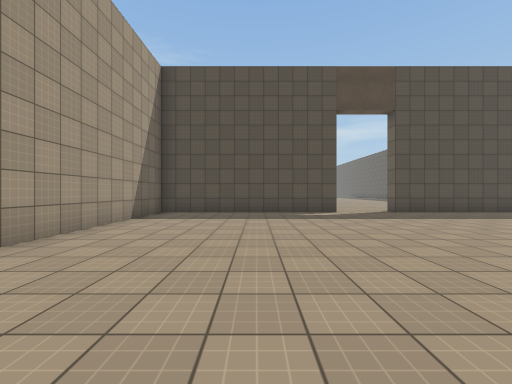
View 1 (above)

23 first-person views from a walk through a scene from a Unity 3-D project. The camera is 1.4 m above the floor, looks level and sees 90° across. The floor is counted in squares, 2 m on a side. Each view is taken from the middle of a square. On the plan, view 1 faces up. The plan holds only what a view shows up to about 9 squares ahead; the rest is blank. The player is left out. Surface patterns are stand-ins for the level's own textures.

View 2
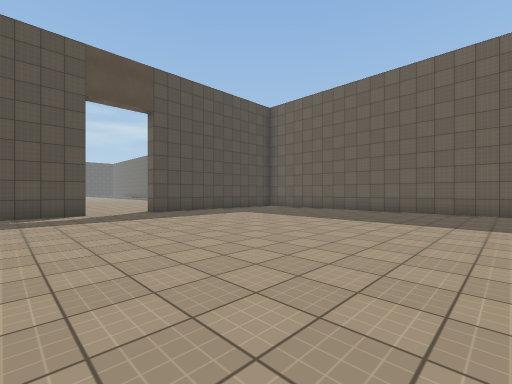

View 3
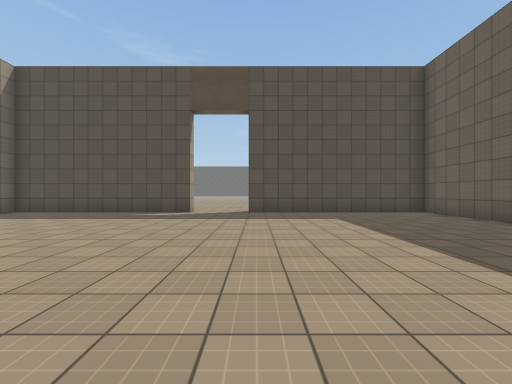

View 4
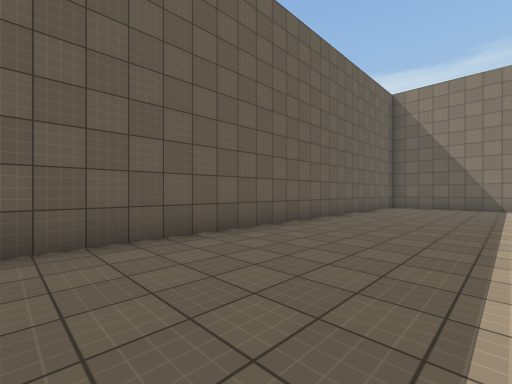

View 5
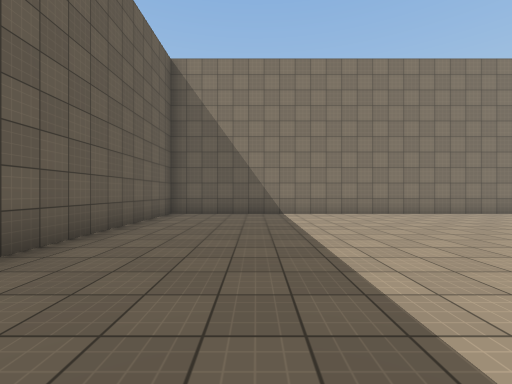

View 6
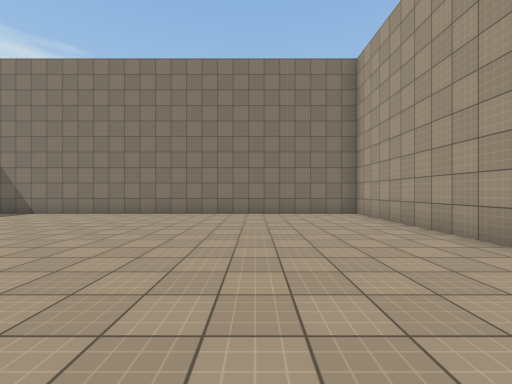

View 7
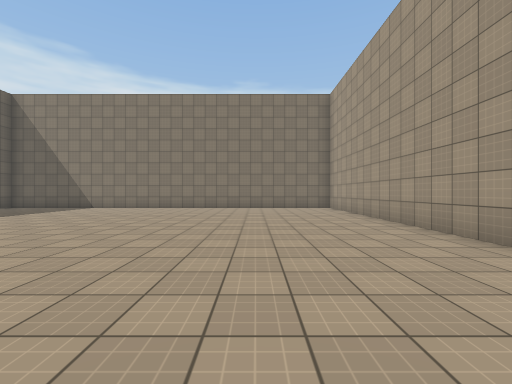

View 8
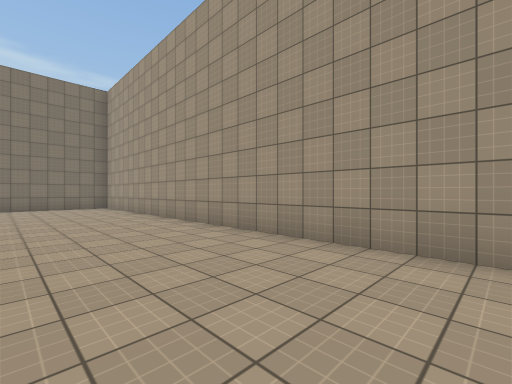

View 9
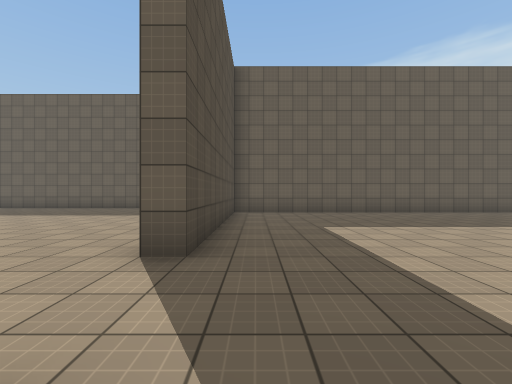

View 10
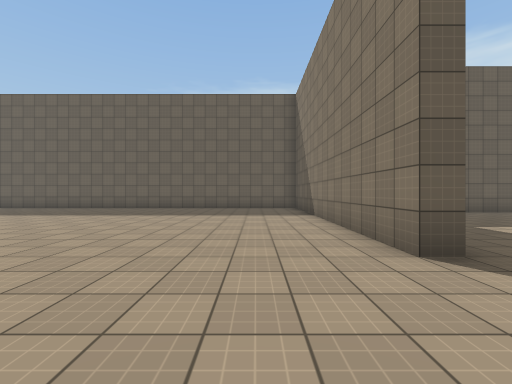

View 11
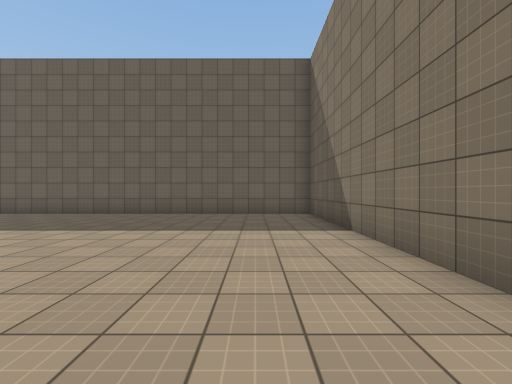

View 12
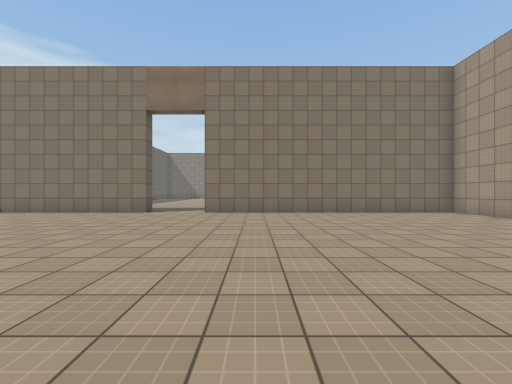

View 13
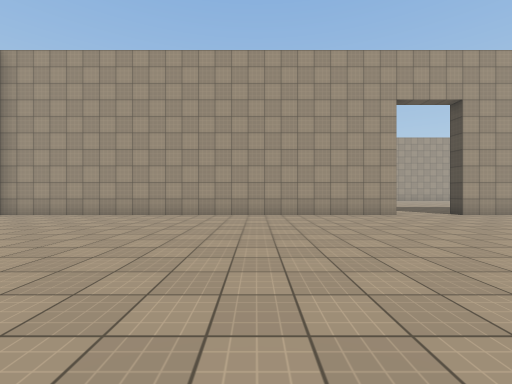

View 14
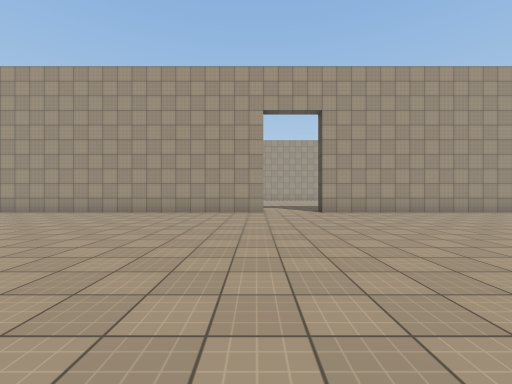

View 15
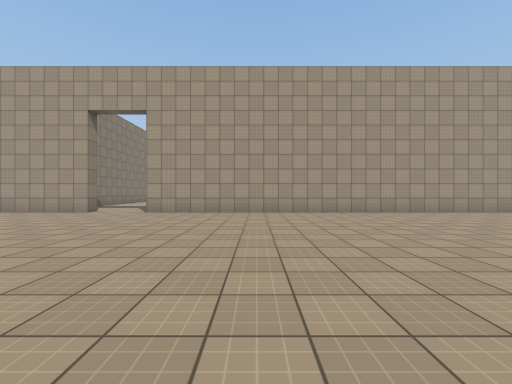

View 16
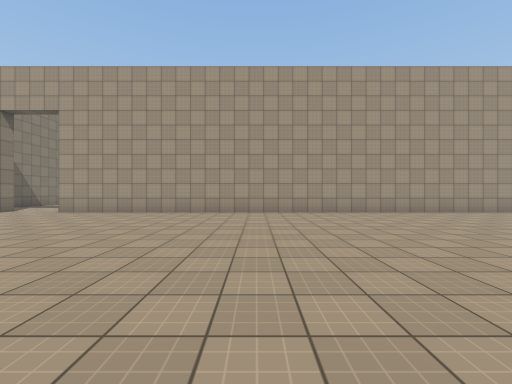

View 17
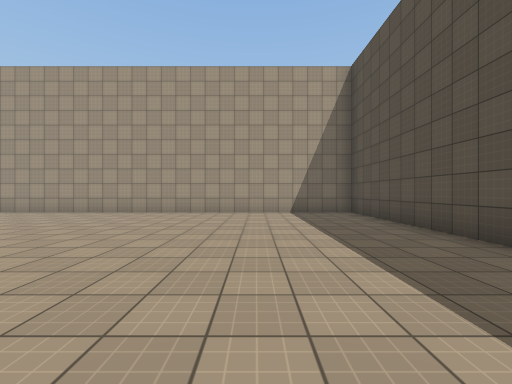

View 18
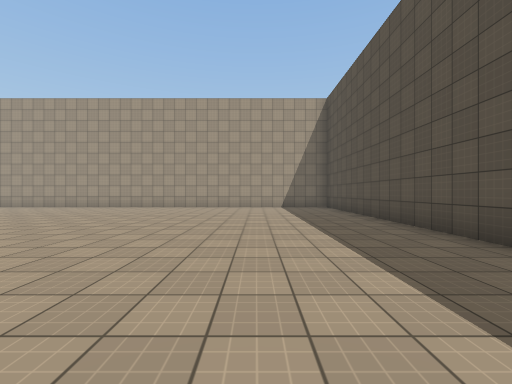

View 19
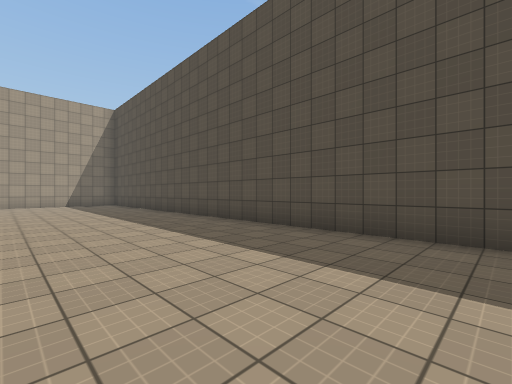

View 20
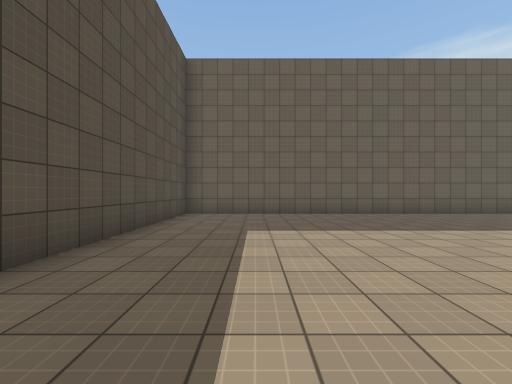

View 21
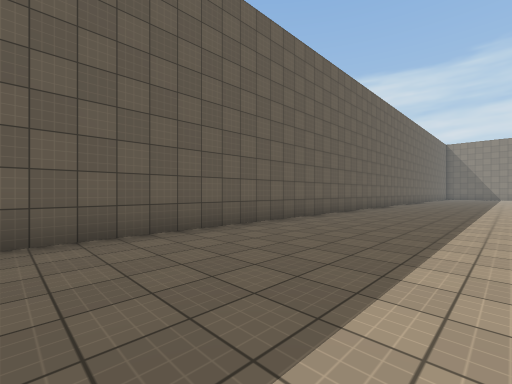

View 22
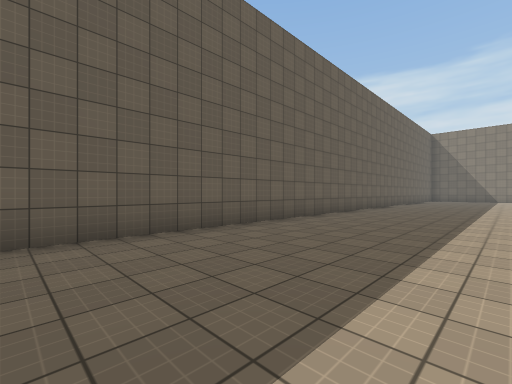

View 23
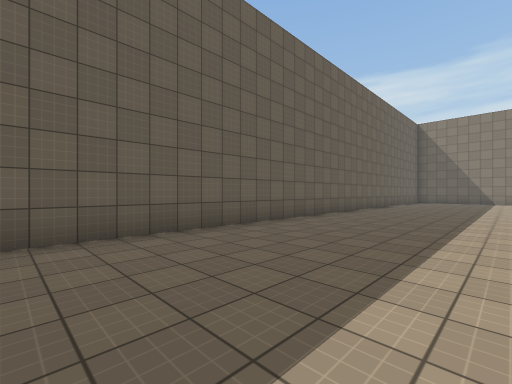

### Floor plan
Points are (right, up) in squares from view 1. A wall is a line through its corners. A room is listed if a view was taken in it or the views show most of it. See-through windows are left out.
Room 1 (views 1, 2, 3, 4, 5, 6, 7, 8, 9)
walls: (2.9, 8.7) (-3.3, 8.7) (-3.3, -10.2) (10.7, -10.2) (10.7, 8.7) (4.8, 8.7) (4.8, 9.2)
ways out: opening at (3.5, 9) to room 2
Room 2 (views 10, 11, 12, 13, 14, 15, 16, 17, 18, 19, 20, 21, 22, 23)
walls: (-5.8, 21.4) (-5.8, 9.2) (2.8, 9.2); (4.8, 9.2) (13.2, 9.2) (13.2, 43.3) (-5.8, 43.3) (-5.8, 23.3)
ways out: opening at (3.5, 9) to room 1; opening at (-6, 22.5)

Positions as (right, up) in squares from view 1, and headings:
1: (0, 0), facing up
2: (1, 0), facing up-right
3: (5, 0), facing up
4: (7, 2), facing down-right
5: (8, -2), facing down
6: (0, -2), facing down
7: (0, 1), facing down
8: (0, 2), facing down-left
9: (2, 8), facing right
10: (2, 11), facing right
11: (5, 11), facing right
12: (1, 18), facing down
13: (2, 17), facing left
14: (3, 21), facing left
15: (3, 27), facing left
16: (3, 30), facing left
17: (3, 40), facing left
18: (6, 40), facing left
19: (9, 39), facing up-left
20: (5, 41), facing right
21: (9, 38), facing down-right
22: (9, 32), facing down-right
23: (9, 28), facing down-right
